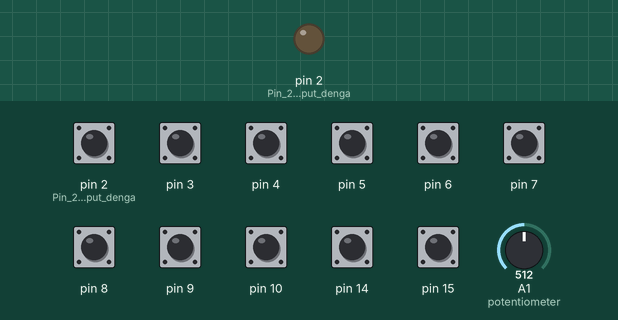
A sketch run on a simulated Arduino Leonardo, built with avr-gcc and run on an emulated ATmega32U4. On the bench: output pins drawn as LEDs (lit = HIGH). The test bench sets the inputs (shaded band); at power-on: pin 2 (Pin_2_sebagai_input_denga), pin 3–10, pin 14, pin 15 HIGH, A1 (potentiometer) = 512. USB keyboard and mouse output is not drawn.

Above: at 2.4 s.
2.5 s: pin 2 (Pin_2_sebagai_input_denga) pulled LOW for 0.15 s
At 3.1 s:
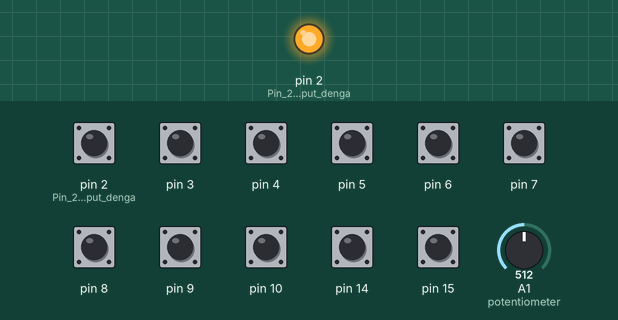
Timing chart, 0 to 5.5 s (numbered marks = the images above; inputs shaded):
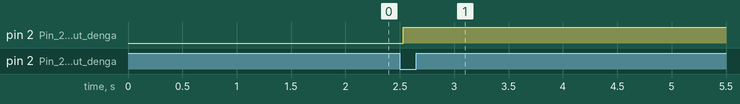

Measured:
- after the input at 2.5 s, pin 2 (Pin_2_sebagai_input_denga): LOW → HIGH at once

The sketch:

12_3aks_keyboard.ino
```cpp
#include <HID-Project.h>  //include HID_Project library
#include <HID-Settings.h>

#define REVERSED false

int val = 0;
int previousval = 0;
int val2 = 0;
bool ledState = LOW;  // Status LED

void setup() {
  Keyboard.begin();
  pinMode(2, INPUT_PULLUP);  // Pin 2 sebagai input dengan pull-up internal
  pinMode(3, INPUT_PULLUP);
  pinMode(4, INPUT_PULLUP);
  pinMode(5, INPUT_PULLUP);
  pinMode(6, INPUT_PULLUP);
  pinMode(7, INPUT_PULLUP);
  pinMode(8, INPUT_PULLUP);
  pinMode(9, INPUT_PULLUP);
  pinMode(15, INPUT_PULLUP);
  pinMode(14, INPUT_PULLUP);
  pinMode(16, INPUT_PULLUP);
  pinMode(10, INPUT_PULLUP);

  Consumer.begin();  //initialize computer connection
  delay(1000);       //wait for computer to connect
  for (int a = 0; a < 52; a++) {
    Consumer.write(MEDIA_VOLUME_DOWN);  //set the volume to 0
    delay(2);
  }
}

void loop() {
  if (digitalRead(2) == LOW) {
    // Jika tombol ditekan, ubah pin 2 menjadi output dan nyalakan LED
    pinMode(2, OUTPUT);
    digitalWrite(2, HIGH);
    Keyboard.press('1');
    ledState = HIGH;  // Update status LED
  } else {
    // Jika tombol tidak ditekan, kembalikan pin 2 ke input
    pinMode(2, INPUT_PULLUP);
    Keyboard.release('1');
    ledState = LOW;  // Update status LED
  }

  // Proses pin lainnya
  if (digitalRead(3) == LOW) {
    Keyboard.press('w');
  } else {
    Keyboard.release('w');
  }

  if (digitalRead(4) == LOW) {
    Keyboard.press('3');
  } else {
    Keyboard.release('3');
  }

  if (digitalRead(5) == LOW) {
    Keyboard.press('4');
  } else {
    Keyboard.release('4');
  }

  if (digitalRead(6) == LOW) {
    Keyboard.press('a');
  } else {
    Keyboard.release('a');
  }

  if (digitalRead(7) == LOW) {
    Keyboard.press('s');
  } else {
    Keyboard.release('s');
  }

  if (digitalRead(8) == LOW) {
    Keyboard.press('d');
  } else {
    Keyboard.release('d');
  }

  if (digitalRead(9) == LOW) {
    Keyboard.press('8');
  } else {
    Keyboard.release('8');
  }

  if (digitalRead(15) == LOW) {
    Keyboard.press('9');
  } else {
    Keyboard.release('9');
  }

  if (digitalRead(14) == LOW) {
    Keyboard.press('0');
  } else {
    Keyboard.release('0');
  }

  if (digitalRead(10) == LOW) {
    Keyboard.press('B');
  } else {
    Keyboard.release('B');
  }

  delay(10);  // Delay kecil untuk debounce
  volumeCon();
}

void volumeCon() {
  val = analogRead(A1);              //read potentiometer value
  val = map(val, 0, 1023, 0, 101);  //map it to 102 steps
  if (REVERSED) {
    val = 101 - val;
  }
  if (abs(val - previousval) > 1) {  //check if potentiometer value has changed
    previousval = val;
    val /= 2;  //divide it by 2 to get 51 steps

    while (val2 < val) {
      Consumer.write(MEDIA_VOLUME_UP);  //turn volume up to appropiate level
      val2++;
      delay(2);
    }
    while (val2 > val) {
      Consumer.write(MEDIA_VOLUME_DOWN);  //turn volume down to appropiate level
      val2--;
      delay(2);
    }
  }
  delay(30);
}
```
